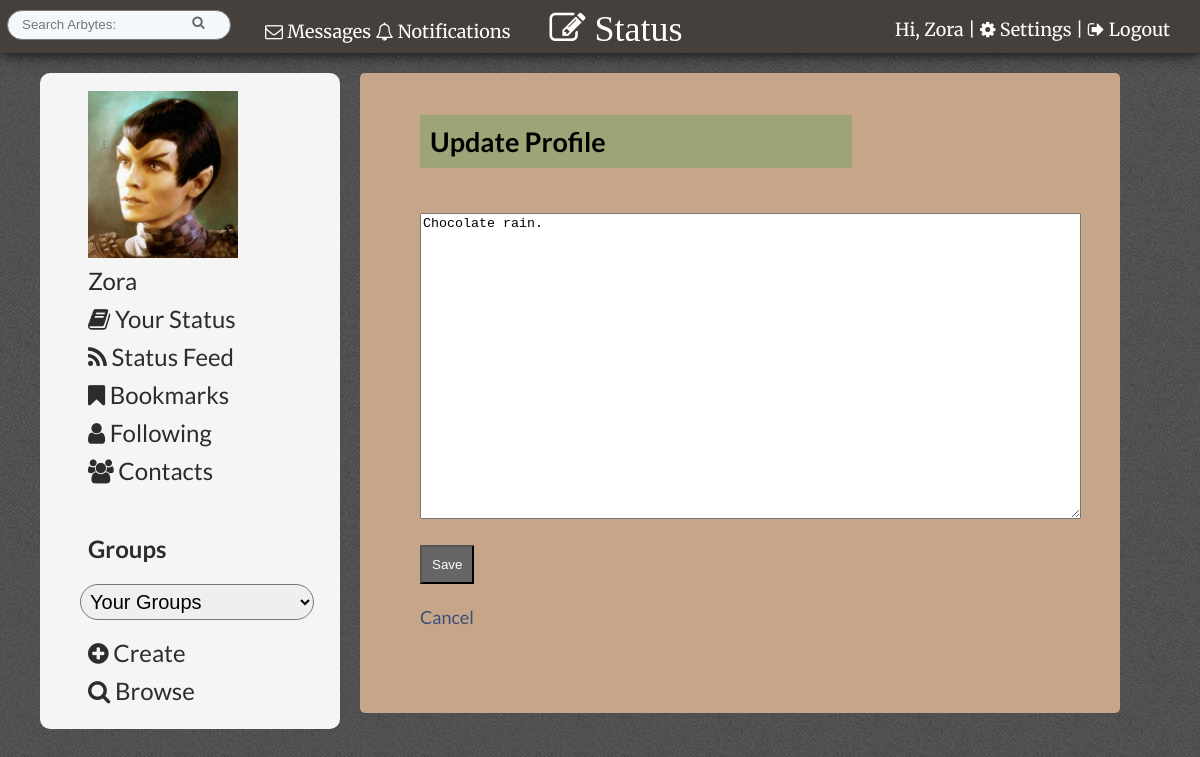
/edit_profile.php (signed in), run on the app's committed database.
### tables this page shows
CREATE TABLE IF NOT EXISTS `profile_img` (
  `id` int(11) NOT NULL,
  `user_id` int(11) NOT NULL,
  `filepath` varchar(60) NOT NULL,
  `current` tinyint(1) NOT NULL
);

CREATE TABLE IF NOT EXISTS `members` (
  `id` int(11) NOT NULL,
  `first_name` varchar(30) NOT NULL,
  `last_name` varchar(30) NOT NULL,
  `username` varchar(20) NOT NULL,
  `password` varchar(60) NOT NULL,
  `email` varchar(60) NOT NULL,
  `profile` varchar(1000) NOT NULL,
  `theme` int(7) NOT NULL
);

### edit_profile.php (the view, shortened to what this page needs)
<?php include("inc/header.php"); ?>
 <div id="page">
<?php
		$query  = "SELECT * ";
		$query .= "FROM members ";
		$query .= "WHERE id={$_SESSION['user_id']} ";
		$all_members = mysqli_query($connection, $query);
        if($all_members){
            foreach($all_members as $member){
                 $profile=$member['profile'];
            }
            }else{
        echo "something went wrong.";
            }
?>
  <div id="page">
    <h2 class="headings">Update Profile</h2>
    <form action="edit_profile.php" method="post">
      <br />
        <textarea name="profile" rows="20" cols="80"><?php echo htmlentities($profile); ?></textarea>
     <br/>
     <br/>
      <input type="submit" name="submit" value="Save" />
      <br/>
      <br/>
      <a href="member_profile.php?user_id=<?php echo $_SESSION['user_id']; ?>">Cancel</a>
    </form>
    <br />
  </div>
</div>
<?php include("inc/footer.php"); ?>

### inc/header.php (shortened to what this page needs)
<?php require_once("functions/session.php");
require_once("functions/db_connection.php");
confirm_logged_in(); ?>
<!DOCTYPE html>
 <html lang="en">
 <head>
       <link rel="stylesheet" href="css/tabs.css">
     <link rel="stylesheet" href="css/style.css">
     <link rel="stylesheet" href="css/popup.css">
         <link rel="stylesheet" href="//maxcdn.bootstrapcdn.com/font-awesome/4.3.0/css/font-awesome.min.css">
          <?php
		$query  = "SELECT * ";
		$query .= "FROM members ";
		$query .= "WHERE id={$_SESSION['user_id']} ";
		$theme_found = mysqli_query($connection, $query);
        $array= mysqli_fetch_assoc($theme_found);
        $theme= $array['theme'];
		$themequery  = "SELECT * ";
		$themequery .= "FROM themes ";
		$themequery .= "WHERE id={$theme} ";
		$themequery_found = mysqli_query($connection, $themequery);
        $theme_array= mysqli_fetch_assoc($themequery_found);
        $filepath=$theme_array['filepath'];
if($theme==0){ ?>
   <link rel='stylesheet' type='text/css' href='css/white.css' />
    <?php }else{ ?>
   <?php if(!empty($filepath)){ ?>
   <link rel='stylesheet' type='text/css' href='<?php echo $filepath; ?>' />
    <? }else{ ?>
   <link rel='stylesheet' type='text/css' href='css/white.css' />
 <?php } ?>
    <?php }
?>
    <link rel="stylesheet" href="css/slide-down.css">
 </head>
 <body>
    <header>
    <span class="min-clear">
<a href="messages.php?user_id=<?php echo $_SESSION['user_id']; ?>">
    <span class="notif"><i class="fa fa-envelope-o"></i>
 Messages</span>
        </a> </span>
        <a href="notifications.php"><span id="messages_notification"><?php echo $_SESSION['notify_num']; ?></span>
        <span class="notif"><i class="fa fa-bell-o"></i>
 Notifications</span></a>
        <a class="button" href="#popup2">  <i id="new" class="fa fa-pencil-square-o fa-2x"> Status</i></a>
         <p id="welcome">Hi, <a title="View your profile" class="tooltip" href="member_profile.php?user_id=<?php echo $_SESSION['user_id']; ?>"><?php echo $_SESSION['first_name']; ?></a> | <a href="settings.php"><i class="fa fa-cog"></i>
Settings</a> |  <a href="logout.php"><i class="fa fa-sign-out"></i>
 Logout</a></p>
        <form id="searchbar" action="search.php?go" method="post">
        <input type="text" name="query" value="" placeholder="Search Arbytes:" />
      <input type="submit" name="submit" value="&#xf002;" />
        </form>
    </header>
   <aside>
     	<ul>
     	  <?php
        $img_query  = "SELECT * ";
		$img_query .= "FROM profile_img ";
		$img_query .= "WHERE user_id={$_SESSION['user_id']} AND current=1";
		$all_imgs = mysqli_query($connection, $img_query);
        if($all_imgs){
        $img_array= mysqli_fetch_assoc($all_imgs);
  if(!empty($img_array)){
            ?>
       <a title="View your profile" class="tooltip" href="member_profile.php?user_id=<?php echo $_SESSION['user_id']; ?>"> <img id="avatar" src="<?php echo $img_array['filepath']; ?>" title="View Your Profilee"/></a><?php
  }else{
            ?>
       <a title="View your profile" class="tooltip" href="member_profile.php?user_id=<?php echo $_SESSION['user_id']; ?>"> <img src="img/default_avatar.png" title="View Your Profile"/></a><?php
  }
        }else{
            ?>
       <a title="View your profile" class="tooltip" href="member_profile.php?user_id=<?php echo $_SESSION['user_id']; ?>"> <img src="img/default_avatar.png" title="View Your Profile"/></a><?php
        }
      ?>
<li><a title="View your profile" class="tooltip" href="member_profile.php?user_id=<?php echo $_SESSION['user_id']; ?>"><?php echo $_SESSION['first_name']; ?></a></li>
<li><a href="status.php"><i class="fa fa-book"></i> Your Status</a></li>
<li><a href="status_feed.php"><i class="fa fa-rss"></i> Status Feed</a></li>
<li><a href="bookmarks.php"><i class="fa fa-bookmark"></i> Bookmarks</a></li>
<li><a href="following.php"><i class="fa fa-user"></i> Following</a></li>
<li><a href="contacts.php"><i class="fa fa-users"></i> Contacts</a></li>
        <br/>
<h3><a href="browse_groups.php"  title="Browse all groups" >Groups</a></h3>
      <?php
        $groups  = "SELECT * FROM members_groups ";
		$groups .= "WHERE member_id={$_SESSION['user_id']}";
		$groups_found = mysqli_query($connection, $groups);
        if($groups_found){
 echo "<form action=\"go.php\" method=\"POST\">";
 echo "<select id=\"groupslist\" name=\"groupslist\" onchange=\"this.form.submit()\" >";
       echo "<option name=\"group\" value=\"\" >Your Groups</option>";
               echo "</select></form>";
        }
            ?>
  <li><a href="new_group.php"><i class="fa fa-plus-circle"></i>
 Create</a></li>
  <li><a href="browse_groups.php"><i class="fa fa-search"></i>
 Browse</a></li>
       </ul>
     </aside>

### css/style.css (style rules this page uses)
body { background: #BABABA; padding: 0; margin: 0; font-size: 18px; font-family: 'Lato', sans-serif; }
#groupslist { width: 90%; padding: 5px; border-radius: 20px; font-size: 20px; margin-bottom: 15px; }
h2 { clear: both; }
header #new { position: absolute; margin-left: 30px; }
header, footer { font-family: 'Merriweather', serif; }
img { max-width: 600px; }
aside { display: block; }
.notif { position: relative; left: -9px; top:10px; z-index: 2; }
header a { text-decoration: none; }
#avatar { width: 150px; }
header { color: white; padding: 10px 30px 20px 50px; margin-bottom: 20px; box-shadow: 0 0 15px black; }
#welcome { float: right; position: relative; top: -10px; }
#searchbar { -moz-box-sizing: border-box; box-sizing: border-box; width: 20%; padding: 5px 12px 6px 12px; font-size: 17px; line-height: 1.5; color: #292f33; background-color: #f5f8fa; border: 1px solid #777; border-radius: 21px; transition: all .2s ease-in-out; float: left; position: relative; left: -43px; }
#searchbar input { border:none; background-color: #f5f8fa; width: 80%; float: left; }
input[type="submit"] { padding: 10px; background: #666; color: white; }
#searchbar input[type="submit"], #groupsearch input[type="submit"] { padding: 0; font-family: FontAwesome; width: 32px; float: left; content: "&#xf002;"; color: #666; }
#page { border-radius: 5px; padding: 10px; padding-left: 30px; margin-bottom: 20px; max-width: 1100px; margin: 0 auto; width: 60%; float: left; min-height: 600px; height: auto; max-width: 1100px; font-size: 18px; }
a { text-decoration: none; }
aside { margin: 0 10px 0 10px; width: 15%; padding: 10px; float: left; margin-right: 20px; margin-left: 40px; border-radius: 10px; }
aside ul li { line-height: 2em; list-style: none }
aside a { color: black; font-size: 24px; padding: 8px; text-decoration: none; text-align: left; }
aside ul { width: auto; }
.tooltip { display: inline; position: relative; }
.headings { padding: 10px; }
@media (max-width: 1400px) { aside { width: 25%; padding: 0; } }

### themes/87/coffee.css (style rules this page uses)
body { background-image: url(../../img/tweed.JPG); }
a { color: #394E79; }
header a { color: white; }
header { background: #46403C; color: white; }
#page { background: #C7A589; }
aside, nav { background: whitesmoke; }
aside a { color: #2C2C2C; }
.headings { background: #9EA476; padding: 10px; }

### data on the page
profile_img: filepath (picture)
members: profile "Chocolate rain."

### other printed values
$_SESSION['first_name'] "Zora"
